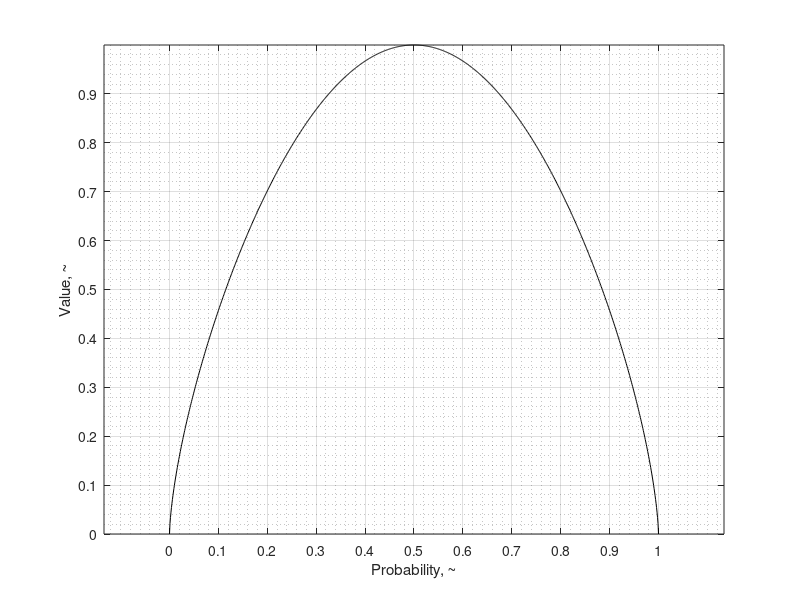

Reproduce this figure in MATLAB. (Note: this script raises an error after producing the figure.)
% function wordle_solver

    % A computer program to solve the word-guessing game "Wordle",
    % located at https://www.powerlanguage.co.uk/wordle/
    
    % Uses statistically-informed guesses, game heuristics, and process of
    % elimination to determine the solution in as few moves as possible.
    
    % Case-sensitive. Must use lowercase only.
    
    % Usermodes:
        % 'manual'
            % The program suggests optimal next guesses. The player
            % manually informs the program of their guesses and the
            % responses.
        % 'auto'
            % The program plays against itself. The user can specify a set
            % of solutions to solve, or the number of randomized games to
            % play.
        % 'debug'
            % The program plays against itself as in 'auto' mode, but
            % pauses after each move to show some diagnostic data
    
    % Responses use the following syntax:
        % 'k': gray, not in word
        % 'y': yellow, in word, but not in that spot
        % 'g': green, in word, in that spot
    
    % Daniel W. Dichter
    % daniel.w.dichter@gmail.com
    
    % Changelog:
        % 2022-01-11:
            % First version
        % 2022-01-16:
            % Revised to support words with multi-instance letters, e.g. WADED, DOORS, etc.
            % Swapped in a better dictionary with 4k 5-letter words (previously, 16k)
        % 2022-01-19:
            % Added suggestions of good guesses based on letter distribution
        % 2022-01-23:
            % Now makes optimized guesses against the dictionary (rather than
            % the set of possible words) for faster convergence. For 25 trials,
            % produced MEAN of 3.88 with STDEV of 0.88
        % 2022-01-24:
            % Added actual Wordle guess and solution dictionaries
            % Now can automatically play against itself
            % 100 trials, 3.69 mean, 0.61 stdev, worst score of 5
        % 2022-01-25:
            % Minor cleanup, documentation improvements
        % 2022-01-28:
            % Improved guess selection by seeing if any top-value guesses
            % are also possible solutions. Fixed a bug that was penalizing
            % words with repeated letters. Improved elimination with gray
            % tiles and matching letters.
        % 2022-02-06:
            % Various speedups. For all 2,315 games (about two hours),
            % mean of 3.692, stdev of 0.734, worst score of 6. Slight
            % improvement to the probability-value transfer function -
            % moved from Gaussian to sine, though kept the option to use
            % Gaussian if desired. Also experimented with a triangle wave.
        % 2022-02-08
            % Huge speedups, now runs all 2,315 games in ~17 min
        % 2022-02-09
            % Slight performance improvement, misc. cleanup.
            % Added some new transfer function shapes
            % Mean: 3.5961, Stdev. 0.67916, Worst 6 (for all 2,315)
        % 2022-02-11
            % Major simplification to the elimination algorithm. Now, I
            % simply check against wordle_response.m for consistency and
            % eliminate that way, rather that checking tile-by-tile
    
    %%
    
    clear
    clc
    
    %% Inputs
    
    record_log = 0;
    
    usermode      = 'auto'; % 'auto', 'manual', or 'debug'
    qty_suggest   = 10;     % 'manual' usermode - number of words to show after every guess
    auto_game_qty = 2315;   % 'auto'   usermode - number of iterations to perform. If set to 2315, plays all games. If <2,315, plays random games.
    auto_list     = {       % 'auto'   usermode - specific solutions to solve; leave empty if not using

                    };
    
    fn_dict_solutions = 'wordlist_solutions.txt';
    fn_dict_guesses   = 'wordlist_guesses.txt';
    
    % Solver parameters
    green_yellow_ratio = 2; % value_green / value_yellow, relative
    P_vs_V.shape       = 'sine'; % transfer function, probability vs. value
    QUAL               = zeros(5); % Quality matrix
    QUAL(1:3,1:3)      = [1 1/2 1/3; 0 1/4 1/4; 0 0 1/3];
    
    %% Generate transfer function
    % Probability P vs. value V (one-dimensional)
    
    P_vs_V.res  = 1000;
    P_vs_V.prob = linspace(0,1,P_vs_V.res);
    switch P_vs_V.shape
        case 'gaussian'
            P_vs_V.mean  = 0.5;
            P_vs_V.stdev = 0.15;
            P_vs_V.val   = (1./(P_vs_V.stdev.*sqrt(2.*pi))) .* exp((-1/2).*((P_vs_V.prob-P_vs_V.mean)./P_vs_V.stdev).^2);
            P_vs_V.val([1,end]) = 0;
            P_vs_V.val = P_vs_V.val ./ max(P_vs_V.val(:));
        case 'triangle'
            P_vs_V.val = interp1([0 0.5 1], [0 1 0], P_vs_V.prob);
        case 'sine'            
            P_vs_V.val = sin(P_vs_V.prob*pi) .^ (2/3);
            P_vs_V.val([1,end]) = 0;
        case 'parabola'
            P_vs_V.val = -(P_vs_V.prob-0.5).^2;
            P_vs_V.val = (P_vs_V.val-min(P_vs_V.val)) ./ (max(P_vs_V.val)-min(P_vs_V.val));
        case 'quartic'
            P_vs_V.val = -(P_vs_V.prob-0.5).^4;
            P_vs_V.val = (P_vs_V.val-min(P_vs_V.val)) ./ (max(P_vs_V.val)-min(P_vs_V.val));
        case 'quartic_parabola_blend'
            P_vs_V.val = 4.*-(P_vs_V.prob-0.5).^4 -(P_vs_V.prob-0.5).^2;
            P_vs_V.val = (P_vs_V.val-min(P_vs_V.val)) ./ (max(P_vs_V.val)-min(P_vs_V.val));
        case 'arc'
            th = linspace(pi,0,length(P_vs_V.prob));
            x = cos(th);
            y = sin(th);
            P_vs_V.val = interp1(x,y,linspace(-1,1,1000));
            P_vs_V.val([1,end]) = 0;
        otherwise
            error('P_vs_S.shape not recognized')
    end
    
    figure(5)
    clf
    set(gcf,'color','white')
    plot(P_vs_V.prob, P_vs_V.val, 'k')
    set(gca,'xtick',0:0.1:1)
    set(gca,'ytick',0:0.1:1)
    grid on
    grid minor
    xlabel('Probability, ~')
    ylabel('Value, ~')
    axis square
    axis equal
    drawnow
    
    %% Constants
    
    moves_to_win = 6; % only used to calculate win rate, does not limit the number of moves
    alphabet = 'abcdefghijklmnopqrstuvwxyz';
    
    % Alphabet cell array, just for labeling plots
    alpha_cell_array = cell(length(alphabet),1);
    for ind_letter = 1 : length(alphabet)
        alpha_cell_array{ind_letter} = alphabet(ind_letter);
    end
    
    %% Load dictionaries
    
    DICT_SOL_read_only = sort(importdata(fn_dict_solutions));
    DICT_GUE           = sort(importdata(fn_dict_guesses));
    
    word_length = length(DICT_SOL_read_only{1});
    
    %% Pre-calculate some quantities for speed
    
    % Generate a WEIGHT matrix
    WEIGHT = eye(word_length);
    WEIGHT(WEIGHT==1) = green_yellow_ratio;
    WEIGHT(WEIGHT==0) = 1;
    WEIGHT = WEIGHT ./ max(WEIGHT(:));
    
    % Alphabetical indices, and quantity of letter-matching tiles
    IA = zeros(length(DICT_GUE),word_length); % index, alphabetical
    QM = zeros(length(DICT_GUE),word_length); % quantity, letter-matching tiles
    for w = 1 : length(DICT_GUE) % for each word
        this_word = DICT_GUE{w};
        for t = 1 : word_length % for each tile
            this_letter = this_word(t);
            IA(w,t) = find(this_letter == alphabet); % alphabetical index of this tile
            ind_match = find(this_letter == this_word); % indices of tiles with this letter
            QM(w,t) = length(ind_match); % number of tiles of this letter
        end
    end

    %% Main body for all game(s)
    
    ind_game = 1;
    
    switch usermode
        case {'auto', 'debug'}
            if length(auto_list) >= 1
                auto_game_qty = length(auto_list);
            end
        case 'manual'
            auto_game_qty = 1;
    end
    
    % Record some information
    SCORES = [];
    
    if record_log
        timestamp = datestr(now,'yyyy_mm_dd_HH_MM_SS_AM');
        timestamp = regexprep(timestamp, ' ', ''); % delete spaces
        fn_diary = [mfilename '_log_' timestamp '.txt'];
        diary(fn_diary)
        diary on
        disp(fn_diary)
    end
    
    tic
    
    correct_response = repmat('g',[1,word_length]);
    
    while ind_game <= auto_game_qty

        %% Initialize

        DICT_SOL = DICT_SOL_read_only;          % reset the solutions
        response = repmat('k',[1,word_length]); % initialize as all wrong

        % Generate the solution
        switch usermode
            case {'auto', 'debug'}
                
                if auto_game_qty == length(DICT_SOL_read_only) % user wants to play every game
                    SOLUTION = DICT_SOL_read_only{ind_game};
                    
                elseif length(auto_list) >= 1 % user has specified which specific games they want to play
                    SOLUTION = auto_list{ind_game};
                    
                else
                    i_sol = randi(length(DICT_SOL),1);
                    SOLUTION = DICT_SOL{i_sol};
                    
                end
                disp(['Game #' num2str(ind_game) ': ' SOLUTION])
            case 'manual'
                % Do nothing
        end

        ind_round = 0;
        
        while ~strcmp(response,correct_response) && length(DICT_SOL)>=1 % while you haven't gotten it right, but still have more words to guess
            
            ind_round = ind_round + 1;
            disp(' ')
            disp(['Words remaining: ' num2str(length(DICT_SOL))])

            %% Probability distributions for possible solutions

            PROB = zeros(length(alphabet), word_length);

            switch usermode
                case {'manual','debug'}
                    figure(1)
                        clf
                        set(gcf,'color','white')
                        pos = get(gcf,'position');
                        set(gcf,'position',[pos(1) 50 560 900])
                otherwise
                    % Do nothing
            end

            for ind_position = 1 : word_length

                letters = repmat(' ',[length(DICT_SOL),1]);
                for w = 1 : length(DICT_SOL)
                    letters(w) = DICT_SOL{w}(ind_position);
                end
                qty_words = zeros(length(alphabet),1);
                for ind_letter = 1 : length(alphabet)
                    qty_words(ind_letter) = length(find(letters == alphabet(ind_letter)));
                end
                PROB(:,ind_position) = qty_words ./ length(DICT_SOL); % normalize from counts to probabilities

            end

            switch usermode
                case {'manual','debug'}
                    for ind_position = 1 : word_length
                        subplot(word_length,1,ind_position)
                        cla
                        bar(1:length(alphabet), PROB(:,ind_position), 'FaceColor', zeros(1,3)+0.5)
                        grid on
                        grid minor
                        set(gca,'xtick',1:length(alphabet))
                        set(gca,'xticklabel',alpha_cell_array)
                        pos = get(gca,'position');
                        set(gca,'position', [pos(1)+0.02 pos(2)+0.01 pos(3:4)])
                        title(['\rmProbability of ' num2str(length(DICT_SOL)) ' Valid ' num2str(word_length) '-Letter Words By Position #' num2str(ind_position) '\rm'])
                        xlim([0 length(alphabet)+1])
                        ylim([0 ceil(max(PROB(:))/0.05)*0.05])
                    end
                    
                case 'auto'
                    % Do nothing
            end

            %% Value distributions for possible solutions

            VALUE = interp1(P_vs_V.prob, P_vs_V.val, PROB(:));
            [val_top, ind_top] = sort(VALUE, 'descend');
            [row_top, col_top] = ind2sub(size(PROB),ind_top);
            VALUE = reshape(VALUE, size(PROB));

            switch usermode
                case {'manual','debug'}
                    figure(2)
                        clf
                        set(gcf,'color','white')
                        pos = get(gcf,'position');
                        set(gcf,'position',[pos(1) 50 560 900])

                    for ind_position = 1 : word_length

                        % Plot the result
                        subplot(word_length,1,ind_position)
                        cla
                        bar(1:length(alphabet), VALUE(:,ind_position), 'FaceColor', zeros(1,3)+0.5)
                        grid on
                        grid minor
                        set(gca,'xtick',1:length(alphabet))
                        set(gca,'xticklabel',alpha_cell_array)
                        xlim([0 length(alphabet)+1])
                        if max(VALUE(:)) > 0
                            ylim([0 max(VALUE(:))])
                        end
                        title(['\rmValue of ' num2str(length(DICT_SOL)) ' Valid ' num2str(word_length) '-Letter Words By Position #' num2str(ind_position) '\rm'])

                    end
                
                case 'auto'
                    % Do nothing
            end

            %% Score guesses

            Score_Gue = zeros(length(DICT_GUE),1);
            
            % Calculate the quantity of unity-probability tiles for each letter
            QU = zeros(length(alphabet),1);
            for ind_alpha = 1 : length(alphabet)
                ind_u = find(PROB(ind_alpha,:)==1); % indices of unity-probability letter-matching tiles
                QU(ind_alpha) = length(ind_u); % number of green tiles of this letter
            end
            
            for w = 1 : length(DICT_GUE) % for each word
                
                ind_alpha = IA(w,:);
                q_m       = QM(w,:);
                q_u       = QU(ind_alpha);
                lin_ind   = q_u+1 + (q_m'-1)*word_length; % this is equivalent to sub2ind, but much faster
                Qual      = QUAL(lin_ind);
                
                prob   = PROB(ind_alpha,:);
                skip   = find(diag(prob)==1);
                Toggle = ones(word_length,1);
                Toggle(skip) = 0;
                
                Score_Gue(w) = sum( sum(VALUE(ind_alpha,:).*WEIGHT, 2) .* Qual.*Toggle, 1);

            end
            
            ms = max(Score_Gue(:));
            if ms ~= 0 % prevent divide-by-zero
                Score_Gue = Score_Gue ./ max(Score_Gue(:)); % normalize 0-1
            end

            [~, ind_best_gue] = sort(Score_Gue,'descend');
            
            switch usermode
                case 'auto'
                    % Do nothing
                case {'manual','debug'}
                    disp(' ')
                    disp('Guesses, top valuable, to advance:')
                    for i = 1 : qty_suggest
                        disp([num2str(i) '. ' DICT_GUE{ind_best_gue(i)} ' (' num2str(Score_Gue(ind_best_gue(i))) ')'])
                    end
            end

            %% Show remaining solutions
            
            switch usermode
                case 'auto'
                    % Do nothing
                case {'manual','debug'}
            
                    disp(' ')
                    disp('Guesses, alphabetical, to win:')
                    for i = 1 : min([length(DICT_SOL) qty_suggest])
                        disp([num2str(i) '. ' DICT_SOL{i}])
                    end
                    disp(' ')
            end

            %% Get a guess/response pair

            switch usermode

                case {'auto', 'debug'}

                    switch length(DICT_SOL)
                        case 1
                            % We already know the solution by process of
                            % elimination, and just need to formally guess it
                            guess = DICT_SOL{:};
                        case 2
                            % Two solutions remain, we may as well pick one
                            guess = DICT_SOL{1}; % pick the alphabetical first one
                        otherwise
                            % Three or more solutions remain, must continue
                            % advancing rather than trying to win
                            
                            % If there is a tie among the most valuable
                            % words, see if any one is also a solution, and
                            % if so, pick it. Otherwise just pick the most
                            % valuable word.
                            
                            ind_top_gue  = find(Score_Gue == max(Score_Gue));
                            top_gue      = DICT_GUE(ind_top_gue);
                            top_intersec = intersect(top_gue, DICT_SOL);
                            
                            if ~isempty(top_intersec) % one word is both most valuable and most probable
                                guess = top_intersec{:};
                            else
                                guess = DICT_GUE{ind_best_gue(1)};
                            end
                            
                    end
                        
                    response = wordle_response(SOLUTION, guess);
                    disp([guess ' - ' response])

                case 'manual'

                    guess = input('Guess:    ','s');
                    if length(guess) ~= word_length
                        warning('Invalid length')
                        continue
                    end
                    if length(find(strcmp(DICT_GUE, guess))) ~= 1
                        warning('Invalid word')
                        continue
                    end

                    response = input('Response: ','s');
                    if length(response) ~= word_length
                        warning('Invalid length')
                        continue
                    end
                    if length(regexprep(response, '[kyg]', '')) > 0
                        warning('Invalid response, must solely contain [kyg]')
                        continue
                    end

            end

            %% Eliminate words per guess/response pair

            to_eliminate = zeros(length(DICT_SOL),1);
            
            for s = 1 : length(DICT_SOL)
                response_hypothetical = wordle_response(DICT_SOL{s}, guess);    
                if ~strcmp(response_hypothetical, response)
                    to_eliminate(s) = 1;
                end
            end
            
            DICT_SOL = DICT_SOL(find(~to_eliminate));
            
            switch usermode
                case 'debug'
                    drawnow
                    pause
                otherwise
                    % Do nothing
            end

        end
        
        % At this point, have either won the game or run out of possible
        % solutions

        if length(DICT_SOL) ~= 1
            warning('Guesses did not converge')
        else
            SCORES(ind_game) = ind_round;
            
            disp(' ')
            disp(['Score: ' num2str(ind_round)]);
            disp(['Mean:  ' num2str(mean(SCORES(:)))])
            disp(['Stdev: ' num2str(std(SCORES(:)))])
            disp(['Worst: ' num2str(max(SCORES(:)))])
            disp(['Wins:  ' num2str(length(find(SCORES<=moves_to_win))/length(SCORES)*100,'%.2f') '%'])
            disp([])
            rate = toc/ind_game; % sec/game
            games_remaining = auto_game_qty - ind_game;
            time_remaining  = games_remaining * rate; % sec
            time_remaining_mm = floor(time_remaining/60);
            time_remaining_ss = round(time_remaining - time_remaining_mm*60);
            disp(['Left:  ' num2str(time_remaining_mm) 'm' num2str(time_remaining_ss) 's'])
            disp('===========================')
            
            switch usermode
                case 'auto'
                    % Show a persistent monitor so the user doesn't have to
                    % read the Command Window as the log is flying by quickly
                    figure(8)
                    clf
                    set(gcf,'color','white')
                    axis off
                    text(0,mean(ylim),{
                        ['\bfGame #' num2str(ind_game) ': ' SOLUTION '\rm']
                        ['Score: ' num2str(ind_round)]
                        ['Mean:  ' num2str(mean(SCORES(:)))]
                        ['Stdev: ' num2str(std(SCORES(:)))]
                        ['Worst: ' num2str(max(SCORES(:)))]
                        ['Wins:  ' num2str(length(find(SCORES<=moves_to_win))/length(SCORES)*100,'%.2f') '%']
                        ['Left:  ' num2str(time_remaining_mm) 'm' num2str(time_remaining_ss) 's']
                        },'FontName','FixedWidth','FontSize',12)
                    drawnow
                otherwise
                    % Do nothing
            end

        end
        
        ind_game = ind_game + 1;
        
    end
    
    if record_log
        diary off
    end
    
% end
